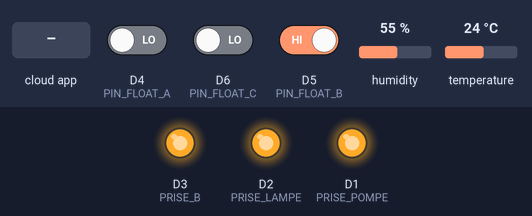
Bench run of a sketch on a simulated ESP8266 (NodeMCU). Shown: output pins drawn as LEDs (lit = HIGH). Inputs (shaded band) come from the test bench; at power-on: D4 (PIN_FLOAT_A) LOW, D6 (PIN_FLOAT_C) LOW, D5 (PIN_FLOAT_B) HIGH, humidity 55 %, temperature 24 °C. WiFi joins after 1.5 s; servers stay silent unless stated; what the sketch prints to the serial monitor is not drawn.

Above: at 2.7 s.
2.8 s: the phone or cloud app sets 11 to 0
At 5.1 s:
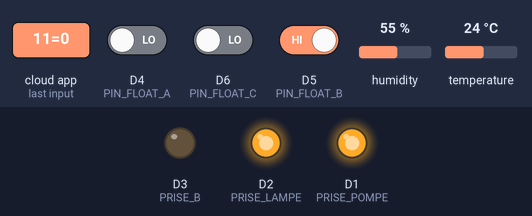
6.0 s: the phone or cloud app sets 3 to 0
At 7.8 s:
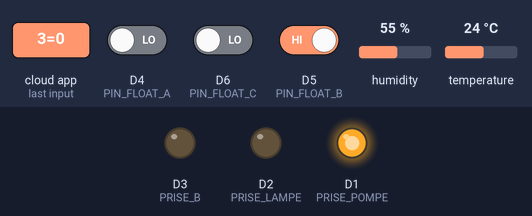
9.0 s: the phone or cloud app sets 11 to 1
At 11.7 s:
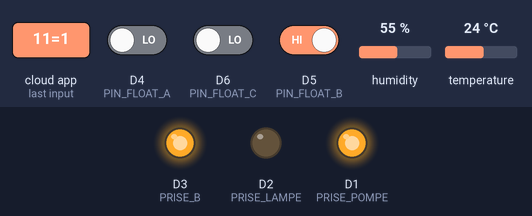
12.0 s: the phone or cloud app sets 9 to 0
At 14.4 s:
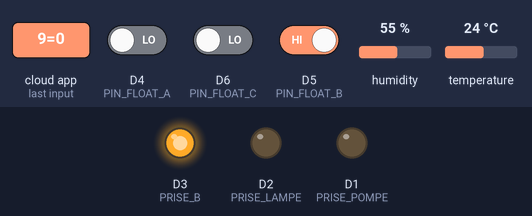
15.0 s: the phone or cloud app sets 3 to 1
At 17.2 s:
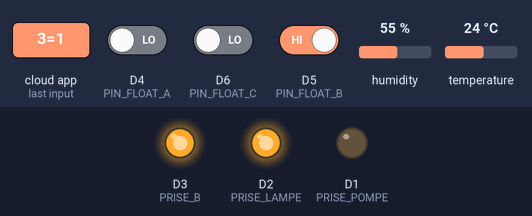
18.0 s: the phone or cloud app sets 11 to 0
At 19.9 s:
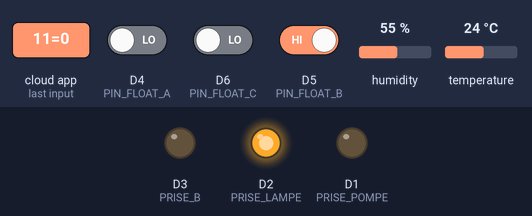
Timing chart, 0 to 21.4 s (numbered marks = the images above; inputs shaded):
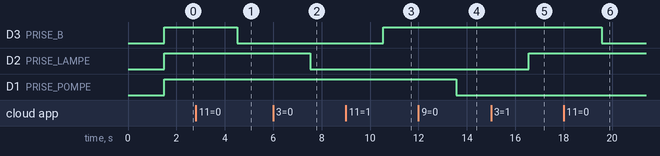

Measured:
- after the input at 2.8 s, D3 (PRISE_B): HIGH → LOW after 1.7 s
- after the input at 6.0 s, D2 (PRISE_LAMPE): HIGH → LOW after 1.5 s
- after the input at 9.0 s, D3 (PRISE_B): LOW → HIGH after 1.5 s
- after the input at 12.0 s, D1 (PRISE_POMPE): HIGH → LOW after 1.6 s
- after the input at 15.0 s, D2 (PRISE_LAMPE): LOW → HIGH after 1.6 s
- after the input at 18.0 s, D3 (PRISE_B): HIGH → LOW after 1.6 s

The sketch:

Aquaponie_esp_OTA.ino
```cpp
/************************************** OTA *****************************************/
#include <ESP8266WiFi.h>
#include <ESP8266mDNS.h>
#include <WiFiUdp.h>
#include <ArduinoOTA.h>

#ifndef STASSID
#define STASSID "SmartRGE1BB"
#define STAPSK  "s9003502"
#endif

// WiFi network info.
const char* ssid = STASSID;
const char* wifiPassword = STAPSK;
/************************************* CAYENNE *****************************************/

//#define CAYENNE_DEBUG
#define CAYENNE_PRINT Serial                 //wifi
#include <CayenneMQTTESP8266.h>

// If too many errors when connecting, deep sleep (which will restart the esp)
// PIN D0 OF THE NODEMCU MUST BE CONNECTed TO THE RST PIN
int failedConnections = 0;
#define SLEEP_TIME 20e6

#include <DHTesp.h> // DHTesp library

// Cayenne authentication info. This should be obtained from the Cayenne Dashboard.
char username[] = "6e7efa60-b6a3-11e8-a5e0-433900986fca";
char password[] = "70a3b8c6b91c0e52f4341fa54b8b3f87bfc0d0f5";
char clientID[] = "d301fc90-fe7d-11e8-809d-0f8fe4c30267";

#define VIRTUAL_CHANNEL 1 // Feed the fishies
#define VIRTUAL_CHANNEL 2 // Flotteur C reservoir a poissons manque d'eau
#define VIRTUAL_CHANNEL 3 // Etat de la lampe
#define VIRTUAL_CHANNEL 4 // Temps entre cycles
#define VIRTUAL_CHANNEL 5 //
#define VIRTUAL_CHANNEL 6
#define VIRTUAL_CHANNEL 7
#define VIRTUAL_CHANNEL 8
#define VIRTUAL_CHANNEL 9
#define VIRTUAL_CHANNEL 10
#define VIRTUAL_CHANNEL 11
#define VIRTUAL_CHANNEL 12 // Qte de bouffe a donner
#define VIRTUAL_CHANNEL 13 // Feedback bouffe a donner

#define PRISE_LAMPE D2     // Prise controllable 1
#define PRISE_POMPE D1    // Prise controllable 2
#define PRISE_B D3  // Prise controllable 3

#define PIN_FLOAT_A D4  // Flotteur bas du circuit des plantes
#define PIN_FLOAT_B D5  // Flotteur haut du circuit des plantes
#define PIN_FLOAT_C D6  // Flotteur sécurité du réservoir à poissons

#define DHTPIN D7
DHTesp dht;

#define DELAIS_ACTIONNEURS 2000
#define DUREE_REMPLISSAGE_MAX 180000
#define TEMPS_ECLAIRAGE_JOUR 43200000 // 12h
#define TEMPS_ECLAIRAGE_NUIT 43200000 // 12h

int duree_pompage = 10; // Secondes de durée de pompe
int nourrir_state = 0;
int qte_bouffe = 5;
int temps_entre_remplissages = 1800000; //2h par defaut

float hum, temp;
float hum_pres, temp_pres;

unsigned long timerDernierPompage = 0;
unsigned long timerPompage = 0; //
unsigned long timerLampe = 0; //

bool flotteur_A = 0;
bool flotteur_B = 0;
bool flotteur_C = 0;
bool etat_pompe = 0;
bool etat_lampe = 0;
bool etat_priseb = 0;

/************************************************************************************/
void setup() {
  Serial.begin(9600);
  Serial.println("Booting");
  WiFi.mode(WIFI_STA);
  WiFi.begin(ssid, wifiPassword);
  while (WiFi.waitForConnectResult() != WL_CONNECTED) {
    //Serial.println("Connection Failed! Rebooting...");
    delay(5000);
    ESP.restart();
  }
   // Port defaults to 8266
  // ArduinoOTA.setPort(8266);

  // Hostname defaults to esp8266-[ChipID]
  // ArduinoOTA.setHostname("myesp8266");

  // No authentication by default
  // ArduinoOTA.setPassword("admin");

  // Password can be set with it's md5 value as well
  // MD5(admin) = 21232f297a57a5a743894a0e4a801fc3
  // ArduinoOTA.setPasswordHash("21232f297a57a5a743894a0e4a801fc3");

  ArduinoOTA.onStart([]() {
    String type;
    if (ArduinoOTA.getCommand() == U_FLASH) {
      type = "sketch";
    } else { // U_SPIFFS
      type = "filesystem";
    }

    // NOTE: if updating SPIFFS this would be the place to unmount SPIFFS using SPIFFS.end()
    Serial.println("Start updating " + type);
  });
  ArduinoOTA.onEnd([]() {
    Serial.println("\nEnd");
  });
  ArduinoOTA.onProgress([](unsigned int progress, unsigned int total) {
    Serial.printf("Progress: %u%%\r", (progress / (total / 100)));
  });
  ArduinoOTA.onError([](ota_error_t error) {
    Serial.printf("Error[%u]: ", error);
    if (error == OTA_AUTH_ERROR) {
      Serial.println("Auth Failed");
    } else if (error == OTA_BEGIN_ERROR) {
      Serial.println("Begin Failed");
    } else if (error == OTA_CONNECT_ERROR) {
      Serial.println("Connect Failed");
    } else if (error == OTA_RECEIVE_ERROR) {
      Serial.println("Receive Failed");
    } else if (error == OTA_END_ERROR) {
      Serial.println("End Failed");
    }
  });
  ArduinoOTA.begin();
  ArduinoOTA.setPassword("Carlphilippe1");
  Serial.println("Ready");
  Serial.print("IP address: ");
  Serial.println(WiFi.localIP());

  pinMode(PRISE_LAMPE, OUTPUT);
  pinMode(PRISE_POMPE, OUTPUT);
  pinMode(PRISE_B,OUTPUT);
  digitalWrite(PRISE_LAMPE, HIGH);
  digitalWrite(PRISE_POMPE, HIGH);
  digitalWrite(PRISE_B,HIGH);
  Cayenne.begin(username, password, clientID, ssid, wifiPassword);
  //dht.begin();
  CAYENNE_IN(12);
  CAYENNE_IN(4);
  CAYENNE_OUT(13);
  CAYENNE_OUT(10);
  dht.setup(DHTPIN, DHTesp::DHT11);
}
/************************************************************************************/
void loop() {
  /********************* Acquisition de data ****************************/
  if (WiFi.status() == WL_CONNECTED) {                                           // If connected to internet, proceed normally
    Cayenne.loop();                                                              // Proceed with cayenne.loop()
    ArduinoOTA.handle();
    delay(1000);  // For testing this file.
  } else {
    failedConnections++;
    // If we failed the connection more than ten times, deep sleep and retry another time
    if (failedConnections > 10) {
      ESP.deepSleep(SLEEP_TIME);                                                // PIN D0 OF THE NODEMCU MUST BE CONNECT TO THE RST PIN
    } else {
      // Sinon, delay 1000
      delay(1000);
    }
  }

  flotteur_A = digitalRead(PIN_FLOAT_A);
  flotteur_B = digitalRead(PIN_FLOAT_B);
  flotteur_C = digitalRead(PIN_FLOAT_C);
  //hum = dht.readHumidity();
  //temp = dht.readTemperature();
  hum = dht.getHumidity();
  temp = dht.getTemperature();
 /* Serial.println();
  Serial.print("temps entre remplissages "); Serial.println(temps_entre_remplissages);
  Serial.print("flotteur_A "); Serial.println(flotteur_A);
  Serial.print("flotteur_B "); Serial.println(flotteur_B);
  Serial.print("flotteur_C "); Serial.println(flotteur_C);
  Serial.print("humidite "); Serial.println(hum);
  Serial.print("temperature "); Serial.println(temp);
  Serial.print("nourrir state "); Serial.println(nourrir_state);
  /********************* Selection de la situation selon data**********************/

  /*if (flotteur_C == LOW)
  {
    Cayenne.virtualWrite(2, LOW); // Ne pompe pas et envoie à cayenne une alerte (remplir aquarium)
  }
  else */


  if (millis() - timerDernierPompage >= temps_entre_remplissages)
  {
    if ( !flotteur_B && !flotteur_A)
    {
      digitalWrite(PRISE_POMPE, LOW); // Demarre la pompe
      timerPompage = millis();
    }
    if (millis() - timerPompage >= DUREE_REMPLISSAGE_MAX || flotteur_B || flotteur_A) // Protection bris du flotteur
    {
        digitalWrite(PRISE_POMPE, HIGH); // Arrete la pompe
        timerDernierPompage = millis();
    }
  }

  if ( etat_lampe == 1 && millis() - timerLampe >= TEMPS_ECLAIRAGE_JOUR)
  {
    timerLampe = millis();
    etat_lampe = 0;
    digitalWrite(PRISE_LAMPE, etat_lampe);
    Cayenne.virtualWrite(3, etat_lampe);
  }
  else if (etat_lampe == 0 && millis() - timerLampe >= TEMPS_ECLAIRAGE_NUIT)
  {
    timerLampe = millis();
    etat_lampe = 1;
    digitalWrite(PRISE_LAMPE, etat_lampe);
    Cayenne.virtualWrite(3, etat_lampe);
  }
  Cayenne.loop();
}

/***************************************Communication avec cayenne****************************************/
// Read the time to pump
CAYENNE_IN(1)
{
    nourrir_state = 1;
    Serial.write(nourrir_state); // send 1 in bits through serial
    delay(50); //allows all // Serial sent to be received together
    nourrir_state = 0;
}
// Alerte manque d'eau
CAYENNE_OUT(2)
{
  Cayenne.virtualWrite(2, flotteur_C,"digital_sensor","d");
}
// Lecture de l'ajustement cayenne du temps entre les remplissages
CAYENNE_IN(3)
{
  etat_lampe = (bool) getValue.asInt();
  digitalWrite(PRISE_LAMPE, etat_lampe);
  timerLampe = millis();
}
CAYENNE_IN(4)
{
  int new_value = getValue.asInt();
  temps_entre_remplissages = new_value * 1000 * 60;
}
CAYENNE_OUT(5)
{
  if (hum != hum_pres && !isnan(hum))
    {
      Cayenne.virtualWrite(5,hum);
    }
    hum_pres = hum;
}
CAYENNE_OUT(6)
{
  if (temp != temp_pres && !isnan(temp))
  {
  Cayenne.virtualWrite(6, temp);
  }
  temp_pres = temp;
}
CAYENNE_OUT(7)
{
  Cayenne.virtualWrite(7, flotteur_B,"digital_sensor","d");
}
CAYENNE_OUT(8)
{
  Cayenne.virtualWrite(8, flotteur_A,"digital_sensor","d");
}
CAYENNE_IN(9)
{
  int etat_pompe = (bool) getValue.asInt();
  digitalWrite(PRISE_POMPE, etat_pompe);
}
CAYENNE_OUT(10)
{
Cayenne.virtualWrite(10,temps_entre_remplissages/(60*1000));
}
CAYENNE_IN(11)
{
  int etat_priseb = (bool) getValue.asInt();
  digitalWrite(PRISE_B, etat_priseb);
}
CAYENNE_IN(12)
{
  int new_value = getValue.asInt();
  qte_bouffe = new_value;
  Serial.write(qte_bouffe);
  delay(50);
}
CAYENNE_OUT(13)
{
  Cayenne.virtualWrite(13,qte_bouffe);
}
```
